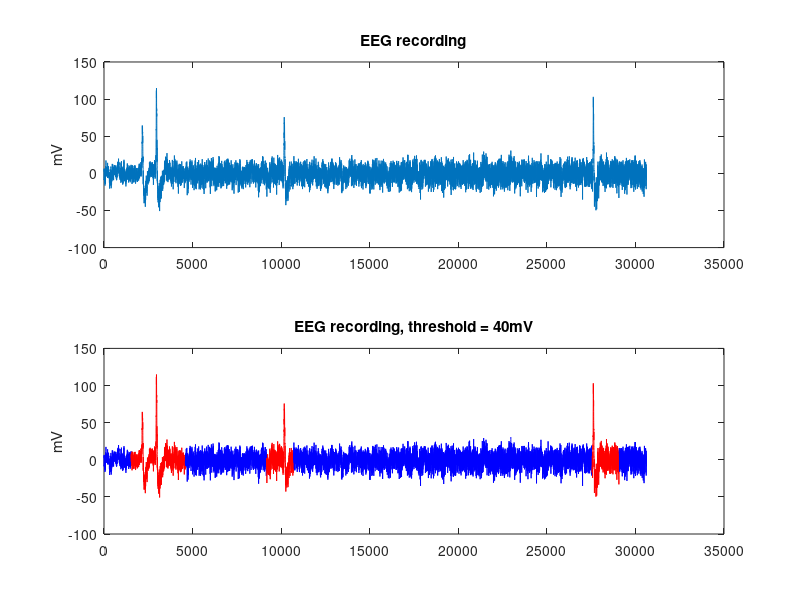
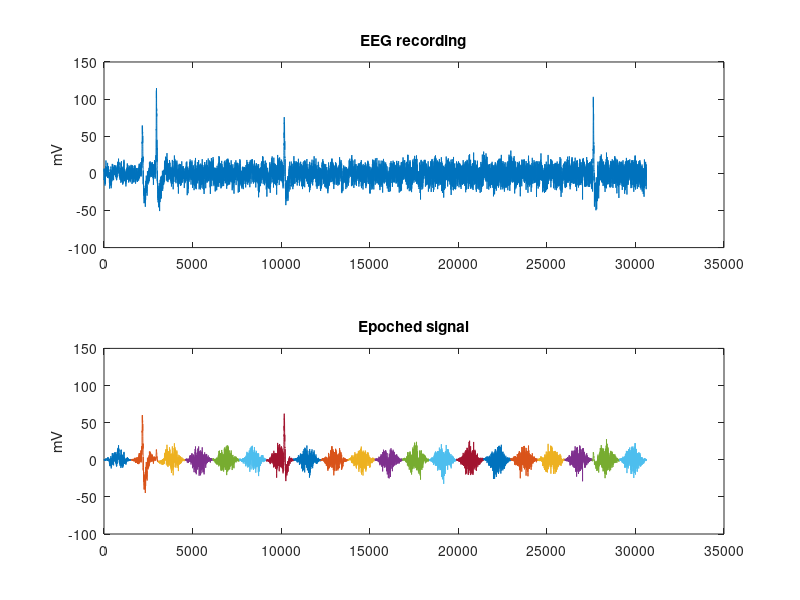

MATLAB code to generate these figures, in order:
% delete(findall(0, 'Type', 'figure'));
clear;
close;
clc;

load('artefact_1.mat')
data = s_EEG.data;
Fp1=data(1,:)
% plot(Fp1);

sample_length=length(Fp1);
epoch_number = 20;
epoch_length=sample_length/epoch_number;
epochs=[];

% define the epochs
for i=0:(epoch_number-1)
    for j=0:(epoch_length-1)
        epochs(i+1,j+1)=Fp1(i*epoch_length+j+1);
    end
end

% if epoch(i) is a clean epoch (no artifact) then epochs_label(i) = 1
% otherwise epochs_label(i) = 0 (artifact)
epochs_label=[]

% plotting the epochs with the right color
figure

subplot(2,1,1)
plot(Fp1);
title("EEG recording")
ylabel("mV")

subplot(2,1,2)
for i=0:(epoch_number-1),
    if max(abs(epochs(i+1,:)))>40,
        epochs_label(i+1)=0;
        color = 'r';
    else
        epochs_label(i+1)=1;
        color = 'b';
    end
    X=(i*epoch_length+1):((i+1)*epoch_length);
    plot(X,epochs(i+1,:), color), axis([0 35000 -100 150]);
    hold on
end   
title("EEG recording, threshold = 40mV")
ylabel("mV")

%% hamming windowing

h_window=hamming(epoch_length);
epochs_windowed = [];
diff = [];

figure

subplot(2,1,1)
plot(Fp1);
title("EEG recording")
ylabel("mV")

subplot(2,1,2)
for i=0:(epoch_number-1),
    epochs_windowed(i+1,:)=epochs(i+1,:).*transpose(h_window);
    diff(i+1,:)=epochs(i+1,:)-epochs_windowed(i+1,:);
    X=(i*epoch_length+1):((i+1)*epoch_length);
    plot(X,epochs_windowed(i+1,:)), axis([0 35000 -100 150]);
    hold on
end   
title("Epoched signal")
ylabel("mV")


